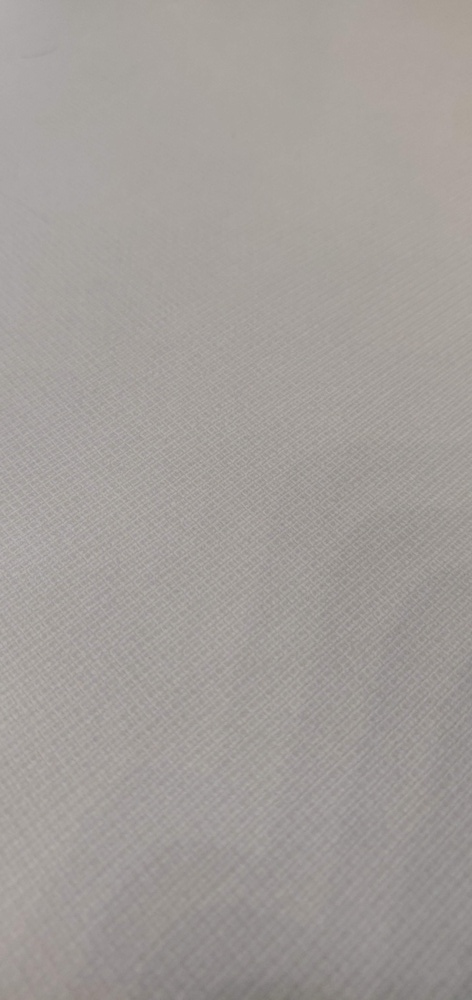
#> input picture test/image_differencing/background1.jpg, 472 x 1000 px, shrunk from 2176 x 4608 before the run; the run also reads 1 picture not shown here
$ python image_differencing_threshold.py   (older library calls are emulated)
#> lines starting #> are read from the running program, lines starting #| are printed output that depends on the picture
from skimage.measure import compare_ssim as ssim
from skimage.measure import compare_mse as mse
from skimage.measure import compare_nrmse as nrmse
import matplotlib.pyplot as plt
import numpy as np
import cv2

def get_mse(imageA, imageB):
	# the 'Mean Squared Error' between the two images is the
	# sum of the squared difference between the two images;
	# NOTE: the two images must have the same dimension
	err = np.sum((imageA.astype("float") - imageB.astype("float")) ** 2)
	err /= float(imageA.shape[0] * imageA.shape[1])

	# return the MSE, the lower the error, the more "similar"
	# the two images are
	return err

def compare_images(imageA, imageB, title):
	# compute the mean squared error and structural similarity
	# index for the images
	m = mse(imageA, imageB)
	s = ssim(imageA, imageB)
	n = nrmse(imageA, imageB)

	# setup the figure
	fig = plt.figure(title)
	plt.suptitle("MSE: %.2f, SSIM: %.2f, NRMSE: %.2f" % (m, s, n))

	# show first image
	ax = fig.add_subplot(1, 2, 1)
	plt.imshow(imageA, cmap = plt.cm.gray)
	plt.axis("off")

	# show the second image
	ax = fig.add_subplot(1, 2, 2)
	plt.imshow(imageB, cmap = plt.cm.gray)
	plt.axis("off")

	# show the images
	plt.show()

# load the images -- the original, the original + contrast,
# and the original + photoshop
original = cv2.imread("background1.jpg")
#> original is the input picture: shape (1000, 472, 3); mean B, G, R 154.2, 157.7, 162.6
changed = cv2.imread("background2.jpg")

# convert the images to grayscale
original = cv2.cvtColor(original, cv2.COLOR_BGR2GRAY)
#> original: shape (1000, 472)
changed = cv2.cvtColor(changed, cv2.COLOR_BGR2GRAY)
#> changed: shape (1000, 472)

# compare the images
#compare_images(original, original, "Original vs. Original")
compare_images(original, changed, "Original vs. Changed")
#> in compare_images, `m = mse(imageA, imageB)`: m = 37.33
#> in compare_images, `s = ssim(imageA, imageB)`: s = 0.681
#> in compare_images, `n = nrmse(imageA, imageB)`: n = 0.0384
#> in compare_images, `plt.show()`:
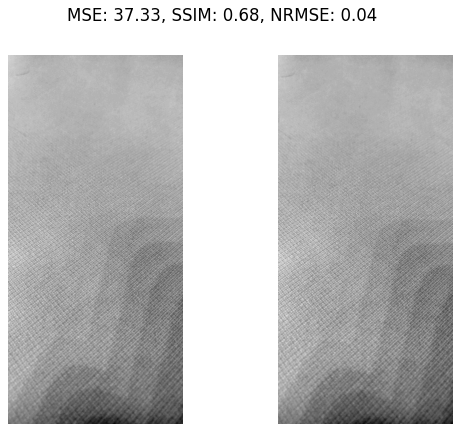
#> figure drawn by matplotlib, 2 panels
